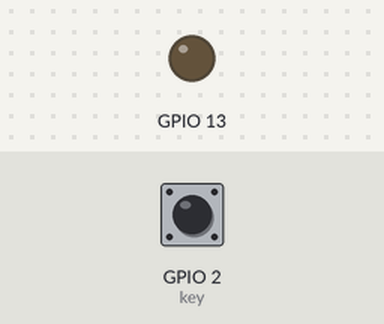
The sketch below on a simulated ESP8266 (NodeMCU). Parts: output pins drawn as LEDs (lit = HIGH). The inputs (shaded band) are chosen by the test bench; at power-on: GPIO 2 (key) LOW. WiFi joins after 1.5 s; servers stay silent unless stated; what the sketch prints to the serial monitor is not drawn.

Above: at 6.7 s.
6.8 s: GPIO 2 (key) pulled HIGH for 0.15 s
At 8.0 s:
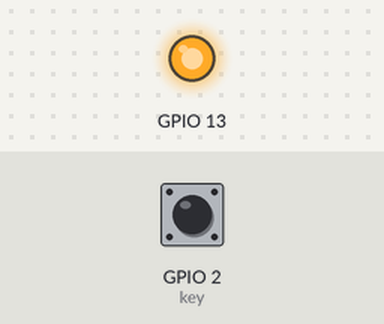
Timing chart, 0 to 9.8 s (numbered marks = the images above; inputs shaded):
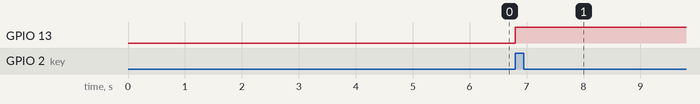

Measured:
- after the input at 6.8 s, GPIO 13: LOW → HIGH at once

The sketch:

socketio.ino
```cpp
#include <Arduino.h>

#include <ESP8266WiFi.h>
#include <ESP8266WiFiMulti.h>
#include <ArduinoJson.h>

#include <SocketIoClient.h>

#define USE_SERIAL Serial

ESP8266WiFiMulti WiFiMulti;
SocketIoClient webSocket;
StaticJsonBuffer<200> jsonBuffer;

const int key = 2;
int keyState = 0;
boolean allowOpen = false;
boolean warning;
const String mac = WiFi.macAddress();

int checkKey(int in)
{
  return digitalRead(in);
}

void sendStatus(String data, size_t length)
{
  JsonObject &info = jsonBuffer.createObject();
  if (checkKey(key) == LOW)
  {
    info["status"] = "lock";
  }
  else
  {
    info["status"] = "no-lock";
  }
  info["allowOpen"] = allowOpen;
  info["mac"] = mac;
  String status;
  info.printTo(status);
  webSocket.emit("device:send-status", status.c_str());
  jsonBuffer.clear();
}

void sendInfo(String data, size_t length) {
  JsonObject &info = jsonBuffer.createObject();
  info["mac"] = WiFi.macAddress();
  String status;
  info.printTo(status);
  webSocket.emit("device:send-info", status.c_str());
  jsonBuffer.clear();
}

void allowOpenChange(String data, size_t length) {
  USE_SERIAL.println("allowOpen" + data);
  if (data.compareTo("true") == 0 ) {
    allowOpen = true;
    warning = false;
  } else {
    allowOpen = false;
  }
}


void addUser(String data, size_t length) {
  webSocket.emit("device:add-user", data.c_str());
}


void setup()
{

  pinMode(LED_BUILTIN, OUTPUT);
  pinMode(key, INPUT);
  pinMode(13, OUTPUT);
  USE_SERIAL.begin(115200);

  USE_SERIAL.setDebugOutput(true);

  USE_SERIAL.println();
  USE_SERIAL.println();
  USE_SERIAL.println();

  for (uint8_t t = 4; t > 0; t--)
  {
    USE_SERIAL.printf("[SETUP] BOOT WAIT %d...\n", t);
    USE_SERIAL.flush();
    delay(1000);
  }

  WiFiMulti.addAP("KimLoaiHaNoi", "1234567899");

  while (WiFiMulti.run() != WL_CONNECTED)
  {
    delay(100);
  }

  webSocket.on("get-info", sendInfo);
  webSocket.on("device:get-status", sendStatus);
  webSocket.on("allow-Open", allowOpenChange);
  webSocket.on("add-user", addUser);
  webSocket.begin("35.221.233.130", 2306);
}


void loop()
{
  webSocket.loop();
  int stat = checkKey(key);
  if (stat == 1 & allowOpen == false) {
    warning = true;
  }
  if (warning) {
    digitalWrite(13, HIGH);
  } else {
    digitalWrite(13, LOW);
  }
  if (stat != keyState)
  {
    sendStatus("", 0);
  }
  keyState = stat;
}
```
